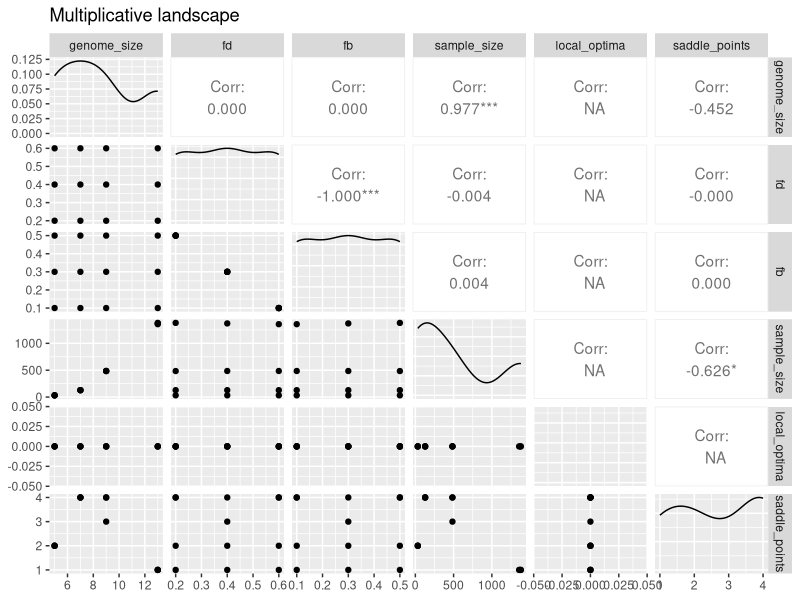
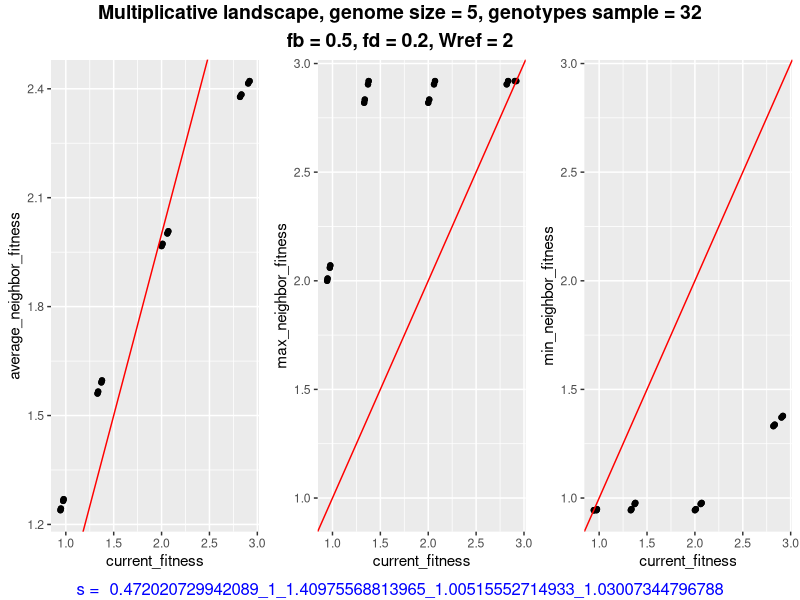
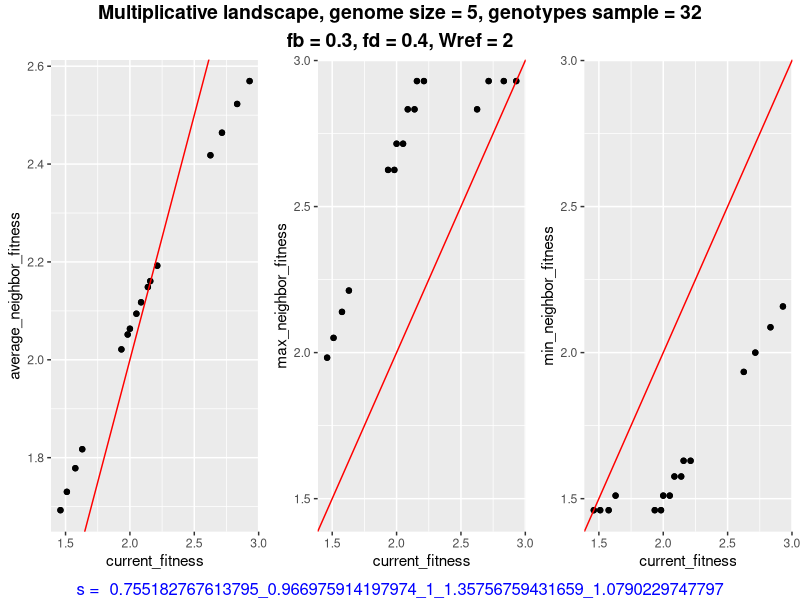
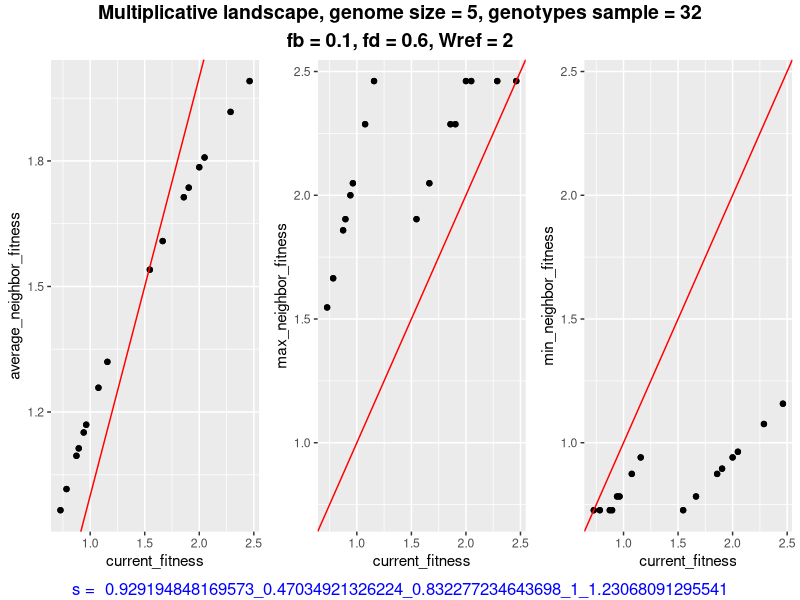
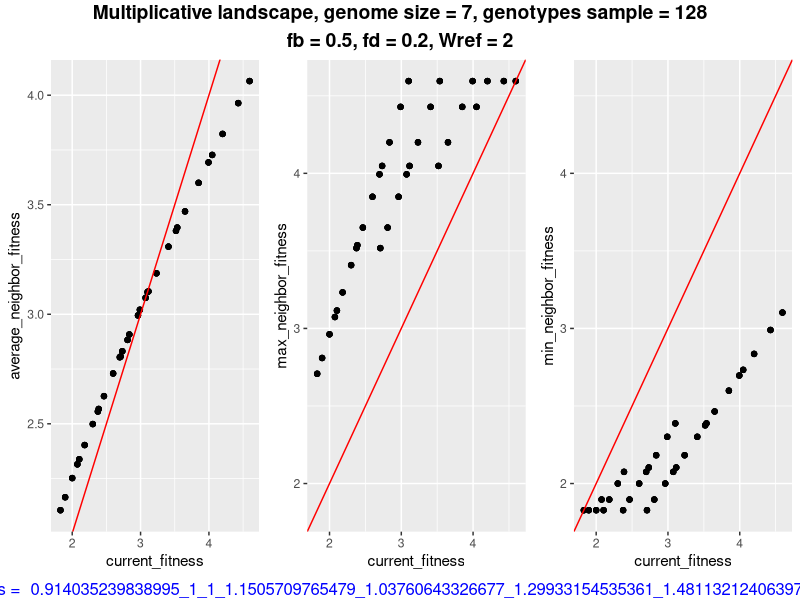
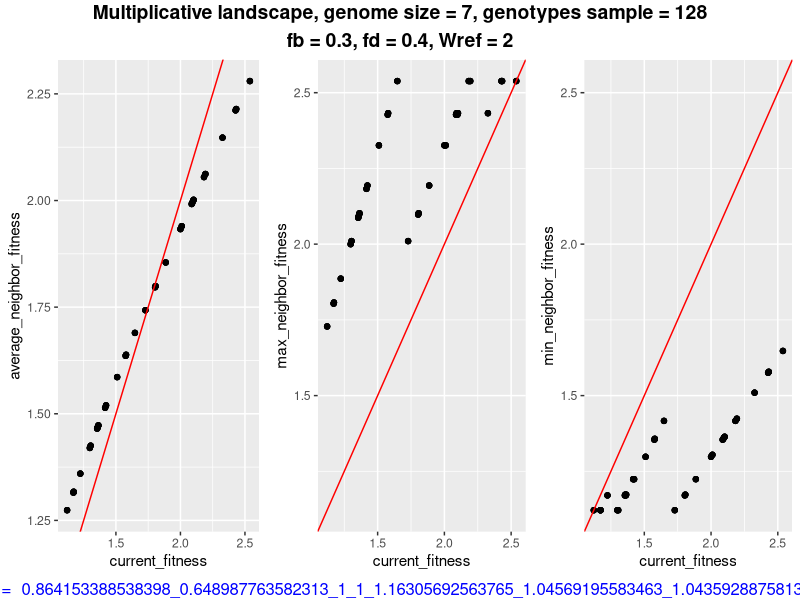
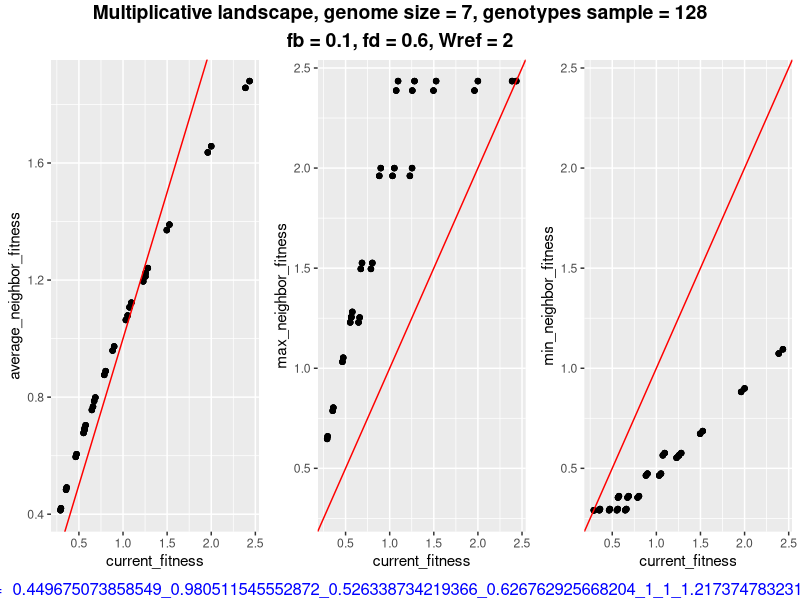
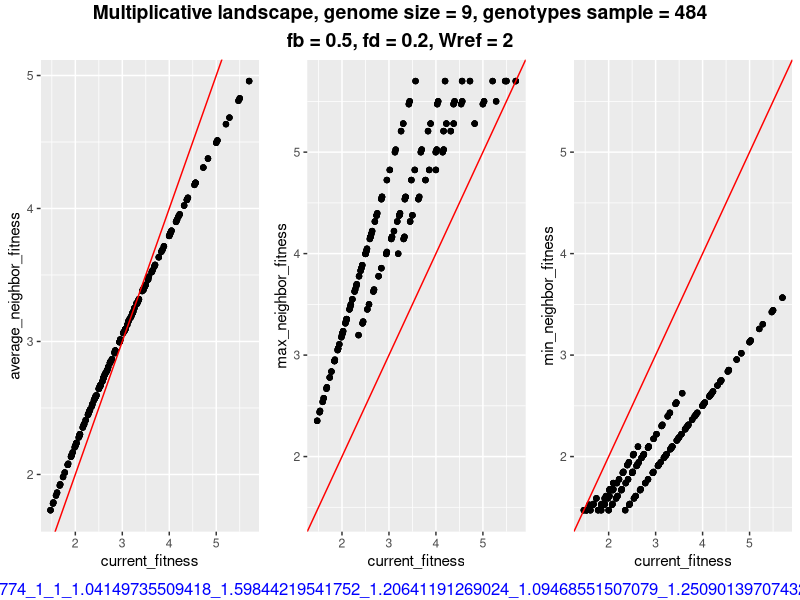

Recreate these plots in R, in order.
library(ggplot2)
library(ggpubr)
library(GGally)
library(tidyverse)

localoptimalmatrix <- matrix(NA, ncol = 6, nrow = 800)
colnames(localoptimalmatrix) <- c("genome_size","fd","fb","sample_size","local_optima","saddle_points")
pawnpower <- 1

for (n in c(5,7,9,13)) {
  for (fd in c(0.2,0.4,0.6)) {
      #n <- 5 #genome size
      m <- 1500 #genotypes sample
      #fd <- 0.2 #lethal fraction
      fn <- 0.3 #neutral fraction
      fb <- 1 - fd -fn #beneficial fraction
      wref <- 2 #reference reproductivity
      numb_fd <- floor(n*fd)
      numb_fn <- floor(n*fn)
      numb_fb <- n - numb_fn - numb_fd
      b_lambda <- 4
      d_lambda <- b_lambda
      dummy <- -rexp(1000,d_lambda) #negative exponential distribution
      dummy <- dummy[which(dummy > -1)][1:numb_fd] #select only values > -1
      s <- c(dummy[1:numb_fd],rep(0,numb_fn),rexp(numb_fb,b_lambda))
      s <- s+1
      
      #sample genotypes
      genotype_pool <- matrix(sample(0:1, n * m, replace = TRUE), m, n)
      genotype_pool <- as.data.frame(genotype_pool)
      genotype_pool <- genotype_pool %>% distinct() #select only unique rows
      
      #calculate fitness of each
      genotype_pool <- t(genotype_pool)
      current_fitness <- wref*apply(s^genotype_pool,2,prod)
      
      #calculate fitness of neighbors (1 mutation away for the chosen genotype), 1 genotype has n neighbors
      genotype_pool <- as.matrix(genotype_pool)
      neighbors <- list()
      neighbors_fitness <- matrix(nrow = n, ncol = ncol(genotype_pool))
      for (i in 1:ncol(genotype_pool)) {
        tab <- matrix(nrow = n, ncol = n)
        for (j in 1:n) {
          
          #take genotype i
          mut <- genotype_pool[,i]
          
          #mutate position j
          mut[j] <- 1 - mut[j] 
          
          #save in column j of matrix tab
          tab[,j] <- mut 
        }
        
        #matrix store all neighbor mutation of Genotype i from genotype_pool
        #each column = 1 neighbor
        neighbors[[i]] <- tab 
        neighbors_fitness[,i] <- wref*apply(s^tab,2,prod)
      }

      dataplot <- data.frame(current_fitness,colSums(neighbors_fitness)/n,apply(neighbors_fitness,2,max),apply(neighbors_fitness,2,min))
      colnames(dataplot) <- c("current_fitness","average_neighbor_fitness","max_neighbor_fitness","min_neighbor_fitness")

      p1 <- ggplot(dataplot, aes(x=current_fitness, y=average_neighbor_fitness,fill = factor(current_fitness))) +  #, fill = f_cur, color = name)) +
        geom_point() +
        geom_abline(intercept = 0, slope = 1, color = "red") +
        theme(legend.position = "none")
      #labs(title=paste("Multiplicative landscape",", genome size = ", as.character(n),"\n","s = ", paste(sapply(s, as.character), collapse = "_"),", Wref = ", as.character(wref), sep = ""))

      p2 <- ggplot(dataplot, aes(x=current_fitness, y=max_neighbor_fitness,fill = factor(current_fitness))) +  #, fill = f_cur, color = name)) +
        geom_point() +
        geom_abline(intercept = 0, slope = 1, color = "red") +
        xlim(min(c(current_fitness,neighbors_fitness)),max(current_fitness)) +
        ylim(min(c(current_fitness,neighbors_fitness)),max(neighbors_fitness)) +
        theme(legend.position = "none")
      #labs(title=paste("Multiplicative landscape",", genome size = ", as.character(n),"\n","s = ", paste(sapply(s, as.character), collapse = "_"),", Wref = ", as.character(wref), sep = ""))
      
      p3 <- ggplot(dataplot, aes(x=current_fitness, y=min_neighbor_fitness,fill = factor(current_fitness))) +  #, fill = f_cur, color = name)) +
        geom_point() +
        geom_abline(intercept = 0, slope = 1, color = "red") +
        xlim(min(c(current_fitness,neighbors_fitness)),max(current_fitness)) +
        ylim(min(c(current_fitness,neighbors_fitness)),max(neighbors_fitness)) +
        theme(legend.position = "none")
      #labs(title=paste("Multiplicative landscape",", genome size = ", as.character(n),"\n","s = ", paste(sapply(s, as.character), collapse = "_"),", Wref = ", as.character(wref), sep = ""))

      figure <- ggarrange(p1,p2,p3,ncol = 3, nrow = 1)
      annotate_figure(figure,
                      top = text_grob(paste("Multiplicative landscape",", genome size = ", as.character(n),", genotypes sample = ", as.character(length(current_fitness)),"\n","fb = ", as.character(fb),", fd = ", as.character(fd),", Wref = ", as.character(wref), sep = ""), color = "black", face = "bold", size = 14),
                      bottom = text_grob(paste("s = ", paste(sapply(s, as.character), collapse = "_")), color = "blue")
                      #                    hjust = 1, x = 1, face = "italic", size = 10),
                      # left = text_grob("Figure arranged using ggpubr", color = "green", rot = 90),
                      # right = "I'm done, thanks :-)!",
                      #fig.lab = "Figure 1", fig.lab.face = "bold"
      )
       ggsave(filename=paste("n", as.character(n),"m", as.character(length(current_fitness)),"fb", as.character(fb),"fd", as.character(fd),".png",sep = ""),width = 8, height = 3.5)
      # #ggexport(figure, filename = paste("n", as.character(n),"m", as.character(length(current_fitness)),"fb", as.character(fb),"fd", as.character(fd),".tiff",sep = ""))
      # 
      localoptimalmatrix[pawnpower,] <- c(n,fd,fb,length(current_fitness),length(which(current_fitness > apply(neighbors_fitness,2,max))),length(which(current_fitness == apply(neighbors_fitness,2,max)))) 
      pawnpower <- pawnpower + 1
    }
  }

localoptimalmatrix_multi <- as.data.frame(localoptimalmatrix[1:(pawnpower-1),])
saveRDS(localoptimalmatrix_multi, file = "localoptimalmatrix_multi.rds")
ggpairs(localoptimalmatrix_multi, mapping = NULL, columns = 1:ncol(localoptimalmatrix_multi), title = "Multiplicative landscape")


